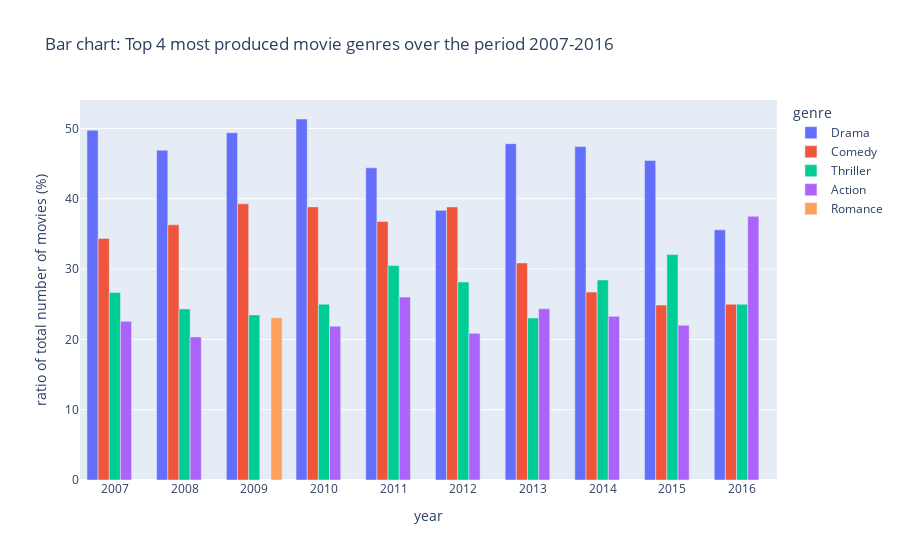

This figure's notebook cell:
### Code cell
# Bar chart: Top 4 most produced movie genres over the period 2007-2016
fig = px.bar(df_popular_genres, x="year", y="ratio", color="genre", barmode="group",
             title="Bar chart: Top 4 most produced movie genres over the period 2007-2016",
             labels={"ratio": "ratio of total number of movies (%)"})
fig.update_xaxes(dtick=1)
fig.show()

### Figure 1 — Plotly figure (JSON) as saved in the notebook; plotly's stock layout.template omitted (floating-point values rounded to 4 significant figures)
{"data": [{"alignmentgroup": "True", "hovertemplate": "genre=Drama<br>year=%{x}<br>ratio of total number of movies (%)=%{y}<extra></extra>", "legendgroup": "Drama", "marker": {"color": "#636efa", "pattern": {"shape": ""}}, "name": "Drama", "offsetgroup": "Drama", "orientation": "v", "showlegend": true, "textposition": "auto", "type": "bar", "x": [2007, 2008, 2009, 2010, 2011, 2012, 2013, 2014, 2015, 2016], "xaxis": "x", "y": [49.74, 46.9, 49.39, 51.34, 44.39, 38.35, 47.83, 47.41, 45.45, 35.58], "yaxis": "y"}, {"alignmentgroup": "True", "hovertemplate": "genre=Comedy<br>year=%{x}<br>ratio of total number of movies (%)=%{y}<extra></extra>", "legendgroup": "Comedy", "marker": {"color": "#EF553B", "pattern": {"shape": ""}}, "name": "Comedy", "offsetgroup": "Comedy", "orientation": "v", "showlegend": true, "textposition": "auto", "type": "bar", "x": [2007, 2008, 2009, 2010, 2011, 2012, 2013, 2014, 2015, 2016], "xaxis": "x", "y": [34.36, 36.28, 39.27, 38.84, 36.77, 38.83, 30.87, 26.72, 24.88, 25], "yaxis": "y"}, {"alignmentgroup": "True", "hovertemplate": "genre=Thriller<br>year=%{x}<br>ratio of total number of movies (%)=%{y}<extra></extra>", "legendgroup": "Thriller", "marker": {"color": "#00cc96", "pattern": {"shape": ""}}, "name": "Thriller", "offsetgroup": "Thriller", "orientation": "v", "showlegend": true, "textposition": "auto", "type": "bar", "x": [2007, 2008, 2009, 2010, 2011, 2012, 2013, 2014, 2015, 2016], "xaxis": "x", "y": [26.67, 24.34, 23.48, 25, 30.49, 28.16, 23.04, 28.45, 32.06, 25], "yaxis": "y"}, {"alignmentgroup": "True", "hovertemplate": "genre=Action<br>year=%{x}<br>ratio of total number of movies (%)=%{y}<extra></extra>", "legendgroup": "Action", "marker": {"color": "#ab63fa", "pattern": {"shape": ""}}, "name": "Action", "offsetgroup": "Action", "orientation": "v", "showlegend": true, "textposition": "auto", "type": "bar", "x": [2007, 2008, 2010, 2011, 2012, 2013, 2014, 2015, 2016], "xaxis": "x", "y": [22.56, 20.35, 21.88, 26.01, 20.87, 24.35, 23.28, 22.01, 37.5], "yaxis": "y"}, {"alignmentgroup": "True", "hovertemplate": "genre=Romance<br>year=%{x}<br>ratio of total number of movies (%)=%{y}<extra></extra>", "legendgroup": "Romance", "marker": {"color": "#FFA15A", "pattern": {"shape": ""}}, "name": "Romance", "offsetgroup": "Romance", "orientation": "v", "showlegend": true, "textposition": "auto", "type": "bar", "x": [2009], "xaxis": "x", "y": [23.08], "yaxis": "y"}], "layout": {"barmode": "group", "legend": {"title": {"text": "genre"}, "tracegroupgap": 0}, "title": {"text": "Bar chart: Top 4 most produced movie genres over the period 2007-2016"}, "xaxis": {"anchor": "y", "domain": [0, 1], "dtick": 1, "title": {"text": "year"}}, "yaxis": {"anchor": "x", "domain": [0, 1], "title": {"text": "ratio of total number of movies (%)"}}}}
